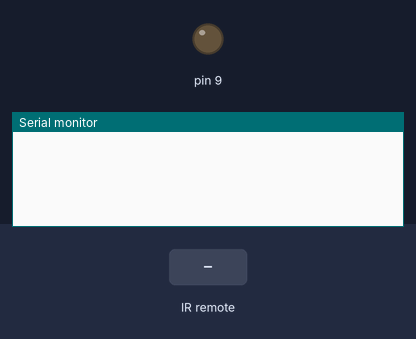
A sketch run on a simulated Arduino Uno, built with avr-gcc and run on an emulated ATmega328P. Parts: output pins drawn as LEDs (lit = HIGH), the last lines printed to the serial monitor. Inputs (shaded band) come from the test bench.

Above: at 1.2 s.
1.3 s: infrared code 0xEF10BF00 received
At 1.9 s:
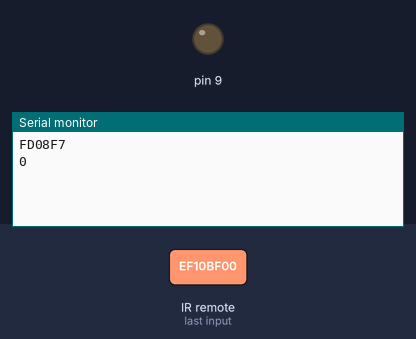
2.8 s: infrared code 0xEE11BF00 received
At 4.3 s:
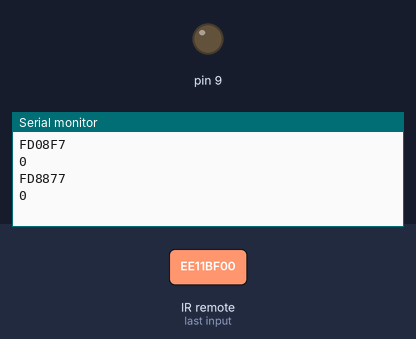

The sketch:

challenge13.ino
```cpp
#include <IRremote.h>
#define IR_RECEIVE_PIN 8  // 적외선 센서가 연결된 디지털 핀 번호
int brightness = 0;       // 밝기를 제어하는 변수
unsigned long lastValue = 0;

void setup() {
  IrReceiver.begin(IR_RECEIVE_PIN, ENABLE_LED_FEEDBACK);
  pinMode(9, OUTPUT);     // 밝기를 제어할 LED의 핀 번호
  Serial.begin(9600);
}

void loop() {

  if (IrReceiver.decode()) {    // 적외선 센서의 수신값 해석
    Serial.println(IrReceiver.decodedIRData.decodedRawData, HEX);
    unsigned long data = IrReceiver.decodedIRData.decodedRawData;
    Serial.println(brightness); // 밝기 변수값 출력

    if(data==0){
      data = lastValue;
    }

    if (data == 0xEF10BF00)       // 숫자 1 버튼이 눌리면 LED를 어둡게
    {
      brightness-=10;
      if(brightness<0)
        brightness=0;
      analogWrite(9, brightness);
    }
    else if (data == 0xEE11BF00)  // 숫자 2 버튼이 눌리면 LED를 밝게
    {
      brightness+=10;
      if(brightness>255)
        brightness=255;
      analogWrite(9, brightness);
    }

    delay(30);
    lastValue = data;             // 마지막 신홋값을 lastValue에 저장
    IrReceiver.resume();
  }
}
```

Measured:
- after the input at 1.3 s, the serial monitor: prints a new line at once (image 1)
- after the input at 2.8 s, the serial monitor: prints a new line at once (image 2)
